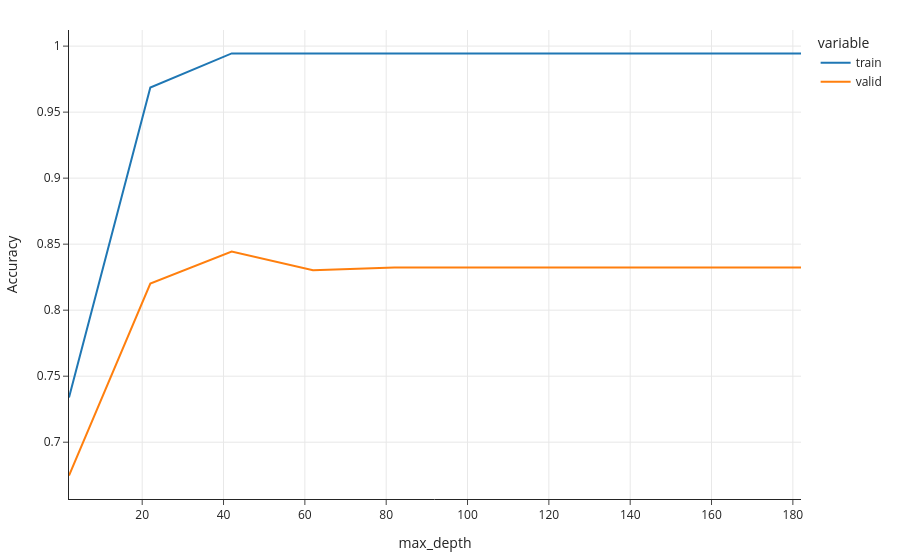

The notebook cell this image was saved under:
### Code cell
pd.DataFrame({'train': train, 'valid': valid}, index=index).plot().update_layout(
    xaxis_title='max_depth', yaxis_title='Accuracy'
)

### Figure 1 — Plotly figure (JSON) as saved in the notebook; plotly's stock layout.template omitted (floating-point values rounded to 4 significant figures)
{"data": [{"hovertemplate": "variable=train<br>index=%{x}<br>value=%{y}<extra></extra>", "legendgroup": "train", "line": {"color": "#1F77B4", "dash": "solid"}, "marker": {"symbol": "circle"}, "mode": "lines", "name": "train", "orientation": "v", "showlegend": true, "type": "scatter", "x": [2, 22, 42, 62, 82, 102, 122, 142, 162, 182], "xaxis": "x", "y": [0.7338, 0.9687, 0.9944, 0.9944, 0.9944, 0.9944, 0.9944, 0.9944, 0.9944, 0.9944], "yaxis": "y"}, {"hovertemplate": "variable=valid<br>index=%{x}<br>value=%{y}<extra></extra>", "legendgroup": "valid", "line": {"color": "#FF7F0E", "dash": "solid"}, "marker": {"symbol": "circle"}, "mode": "lines", "name": "valid", "orientation": "v", "showlegend": true, "type": "scatter", "x": [2, 22, 42, 62, 82, 102, 122, 142, 162, 182], "xaxis": "x", "y": [0.6747, 0.8202, 0.8444, 0.8303, 0.8323, 0.8323, 0.8323, 0.8323, 0.8323, 0.8323], "yaxis": "y"}], "layout": {"legend": {"title": {"text": "variable"}, "tracegroupgap": 0}, "xaxis": {"anchor": "y", "domain": [0, 1], "title": {"text": "max_depth"}}, "yaxis": {"anchor": "x", "domain": [0, 1], "title": {"text": "Accuracy"}}}}
